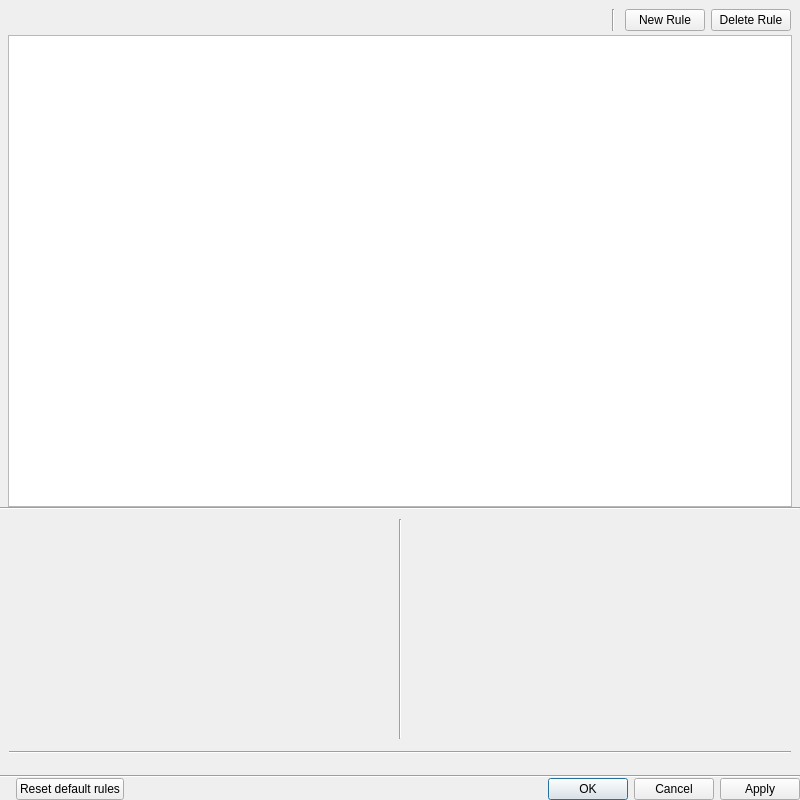
<?xml version="1.0" encoding="UTF-8"?>
<ui version="4.0">
 <class>EventRulesDialog</class>
 <widget class="QDialog" name="EventRulesDialog">
  <property name="geometry">
   <rect>
    <x>0</x>
    <y>0</y>
    <width>800</width>
    <height>800</height>
   </rect>
  </property>
  <property name="minimumSize">
   <size>
    <width>800</width>
    <height>800</height>
   </size>
  </property>
  <property name="maximumSize">
   <size>
    <width>960</width>
    <height>16777215</height>
   </size>
  </property>
  <property name="windowTitle">
   <string>Alarm/Event Rules</string>
  </property>
  <layout class="QVBoxLayout" name="verticalLayout" stretch="0,1,0,0,0,0">
   <property name="spacing">
    <number>0</number>
   </property>
   <property name="leftMargin">
    <number>0</number>
   </property>
   <property name="topMargin">
    <number>0</number>
   </property>
   <property name="rightMargin">
    <number>0</number>
   </property>
   <property name="bottomMargin">
    <number>0</number>
   </property>
   <item>
    <widget class="QWidget" name="headerWidget" native="true">
     <layout class="QHBoxLayout" name="horizontalLayout_2">
      <property name="bottomMargin">
       <number>4</number>
      </property>
      <item>
       <widget class="nx::vms::client::desktop::SearchLineEdit" name="searchLineEdit" native="true">
        <property name="sizePolicy">
         <sizepolicy hsizetype="Expanding" vsizetype="Preferred">
          <horstretch>0</horstretch>
          <verstretch>0</verstretch>
         </sizepolicy>
        </property>
       </widget>
      </item>
      <item>
       <spacer name="horizontalSpacer_3">
        <property name="orientation">
         <enum>Qt::Horizontal</enum>
        </property>
        <property name="sizeType">
         <enum>QSizePolicy::Fixed</enum>
        </property>
        <property name="sizeHint" stdset="0">
         <size>
          <width>4</width>
          <height>0</height>
         </size>
        </property>
       </spacer>
      </item>
      <item>
       <widget class="Line" name="headerSplitter">
        <property name="orientation">
         <enum>Qt::Vertical</enum>
        </property>
       </widget>
      </item>
      <item>
       <spacer name="horizontalSpacer_2">
        <property name="orientation">
         <enum>Qt::Horizontal</enum>
        </property>
        <property name="sizeType">
         <enum>QSizePolicy::Fixed</enum>
        </property>
        <property name="sizeHint" stdset="0">
         <size>
          <width>4</width>
          <height>0</height>
         </size>
        </property>
       </spacer>
      </item>
      <item>
       <widget class="QPushButton" name="newRuleButton">
        <property name="text">
         <string>New Rule</string>
        </property>
       </widget>
      </item>
      <item>
       <widget class="QPushButton" name="deleteRuleButton">
        <property name="text">
         <string>Delete Rule</string>
        </property>
       </widget>
      </item>
     </layout>
    </widget>
   </item>
   <item>
    <widget class="QWidget" name="tableHolder" native="true">
     <layout class="QVBoxLayout" name="verticalLayout_2">
      <property name="leftMargin">
       <number>8</number>
      </property>
      <property name="topMargin">
       <number>0</number>
      </property>
      <property name="rightMargin">
       <number>8</number>
      </property>
      <property name="bottomMargin">
       <number>0</number>
      </property>
      <item>
       <widget class="nx::vms::client::desktop::TableView" name="tableView">
        <property name="frameShadow">
         <enum>QFrame::Raised</enum>
        </property>
        <property name="horizontalScrollBarPolicy">
         <enum>Qt::ScrollBarAlwaysOff</enum>
        </property>
        <property name="showDropIndicator" stdset="0">
         <bool>false</bool>
        </property>
        <property name="dragDropOverwriteMode">
         <bool>false</bool>
        </property>
        <property name="selectionMode">
         <enum>QAbstractItemView::SingleSelection</enum>
        </property>
        <property name="selectionBehavior">
         <enum>QAbstractItemView::SelectRows</enum>
        </property>
        <property name="showGrid">
         <bool>false</bool>
        </property>
        <property name="gridStyle">
         <enum>Qt::NoPen</enum>
        </property>
        <property name="cornerButtonEnabled">
         <bool>false</bool>
        </property>
        <attribute name="verticalHeaderVisible">
         <bool>false</bool>
        </attribute>
        <attribute name="verticalHeaderHighlightSections">
         <bool>false</bool>
        </attribute>
       </widget>
      </item>
     </layout>
    </widget>
   </item>
   <item>
    <widget class="Line" name="line">
     <property name="orientation">
      <enum>Qt::Horizontal</enum>
     </property>
    </widget>
   </item>
   <item>
    <widget class="nx::vms::client::desktop::Panel" name="widget" native="true">
     <layout class="QVBoxLayout" name="verticalLayout_3" stretch="0,0,1">
      <property name="spacing">
       <number>12</number>
      </property>
      <item>
       <widget class="QWidget" name="panelsWidget" native="true">
        <property name="minimumSize">
         <size>
          <width>0</width>
          <height>220</height>
         </size>
        </property>
        <layout class="QHBoxLayout" name="horizontalLayout_3" stretch="1,0,1">
         <property name="spacing">
          <number>16</number>
         </property>
         <property name="leftMargin">
          <number>0</number>
         </property>
         <property name="topMargin">
          <number>0</number>
         </property>
         <property name="rightMargin">
          <number>0</number>
         </property>
         <property name="bottomMargin">
          <number>0</number>
         </property>
         <item>
          <widget class="QWidget" name="eventWidget" native="true">
           <property name="minimumSize">
            <size>
             <width>0</width>
             <height>220</height>
            </size>
           </property>
           <layout class="QVBoxLayout" name="verticalLayout_5">
            <property name="spacing">
             <number>0</number>
            </property>
            <property name="leftMargin">
             <number>0</number>
            </property>
            <property name="topMargin">
             <number>0</number>
            </property>
            <property name="rightMargin">
             <number>0</number>
            </property>
            <property name="bottomMargin">
             <number>0</number>
            </property>
            <item>
             <widget class="nx::vms::client::desktop::vms_rules::EventTypePickerWidget" name="eventTypePicker" native="true"/>
            </item>
            <item>
             <spacer name="verticalSpacer">
              <property name="orientation">
               <enum>Qt::Vertical</enum>
              </property>
              <property name="sizeType">
               <enum>QSizePolicy::Fixed</enum>
              </property>
              <property name="sizeHint" stdset="0">
               <size>
                <width>0</width>
                <height>16</height>
               </size>
              </property>
             </spacer>
            </item>
            <item>
             <widget class="nx::vms::client::desktop::vms_rules::GenericEventParamsWidget" name="genericEventParams" native="true"/>
            </item>
            <item>
             <spacer name="verticalSpacer_2">
              <property name="orientation">
               <enum>Qt::Vertical</enum>
              </property>
              <property name="sizeHint" stdset="0">
               <size>
                <width>0</width>
                <height>0</height>
               </size>
              </property>
             </spacer>
            </item>
           </layout>
          </widget>
         </item>
         <item>
          <widget class="Line" name="panelsSplitter">
           <property name="orientation">
            <enum>Qt::Vertical</enum>
           </property>
          </widget>
         </item>
         <item>
          <widget class="QWidget" name="actionWidget" native="true">
           <property name="minimumSize">
            <size>
             <width>0</width>
             <height>220</height>
            </size>
           </property>
           <layout class="QVBoxLayout" name="verticalLayout_4">
            <property name="spacing">
             <number>0</number>
            </property>
            <property name="leftMargin">
             <number>0</number>
            </property>
            <property name="topMargin">
             <number>0</number>
            </property>
            <property name="rightMargin">
             <number>0</number>
            </property>
            <property name="bottomMargin">
             <number>0</number>
            </property>
            <item>
             <widget class="nx::vms::client::desktop::vms_rules::ActionTypePickerWidget" name="actionTypePicker" native="true"/>
            </item>
            <item>
             <spacer name="verticalSpacer_3">
              <property name="orientation">
               <enum>Qt::Vertical</enum>
              </property>
              <property name="sizeType">
               <enum>QSizePolicy::Fixed</enum>
              </property>
              <property name="sizeHint" stdset="0">
               <size>
                <width>0</width>
                <height>16</height>
               </size>
              </property>
             </spacer>
            </item>
            <item>
             <widget class="nx::vms::client::desktop::vms_rules::ShowNotificationActionParamsWidget" name="showNotificationActionParams" native="true"/>
            </item>
            <item>
             <spacer name="verticalSpacer_4">
              <property name="orientation">
               <enum>Qt::Vertical</enum>
              </property>
             </spacer>
            </item>
           </layout>
          </widget>
         </item>
        </layout>
       </widget>
      </item>
      <item>
       <widget class="Line" name="footerSplitter">
        <property name="orientation">
         <enum>Qt::Horizontal</enum>
        </property>
       </widget>
      </item>
      <item>
       <widget class="nx::vms::client::desktop::vms_rules::EventRulesFooterWidget" name="footerWidget" native="true"/>
      </item>
     </layout>
    </widget>
   </item>
   <item>
    <widget class="Line" name="buttomBoxLine">
     <property name="orientation">
      <enum>Qt::Horizontal</enum>
     </property>
    </widget>
   </item>
   <item>
    <layout class="QHBoxLayout" name="horizontalLayout">
     <property name="leftMargin">
      <number>16</number>
     </property>
     <item>
      <widget class="QPushButton" name="resetDefaultRulesButton">
       <property name="text">
        <string>Reset default rules</string>
       </property>
      </widget>
     </item>
     <item>
      <widget class="QDialogButtonBox" name="buttonBox">
       <property name="orientation">
        <enum>Qt::Horizontal</enum>
       </property>
       <property name="standardButtons">
        <set>QDialogButtonBox::Apply|QDialogButtonBox::Cancel|QDialogButtonBox::Ok</set>
       </property>
       <property name="centerButtons">
        <bool>false</bool>
       </property>
      </widget>
     </item>
    </layout>
   </item>
  </layout>
 </widget>
 <customwidgets>
  <customwidget>
   <class>nx::vms::client::desktop::SearchLineEdit</class>
   <extends>QWidget</extends>
   <header location="global">nx/vms/client/desktop/common/widgets/search_line_edit.h</header>
   <container>1</container>
  </customwidget>
  <customwidget>
   <class>nx::vms::client::desktop::Panel</class>
   <extends>QWidget</extends>
   <header location="global">nx/vms/client/desktop/common/widgets/panel.h</header>
   <container>1</container>
  </customwidget>
  <customwidget>
   <class>nx::vms::client::desktop::TableView</class>
   <extends>QTableView</extends>
   <header location="global">nx/vms/client/desktop/common/widgets/table_view.h</header>
  </customwidget>
  <customwidget>
   <class>nx::vms::client::desktop::vms_rules::EventRulesFooterWidget</class>
   <extends>QWidget</extends>
   <header location="global">nx/vms/client/desktop/vms_rules/dialog_details/event_rules_footer_widget.h</header>
   <container>1</container>
  </customwidget>
  <customwidget>
   <class>nx::vms::client::desktop::vms_rules::EventTypePickerWidget</class>
   <extends>QWidget</extends>
   <header location="global">nx/vms/client/desktop/vms_rules/dialog_details/event_type_picker_widget.h</header>
   <container>1</container>
  </customwidget>
  <customwidget>
   <class>nx::vms::client::desktop::vms_rules::ActionTypePickerWidget</class>
   <extends>QWidget</extends>
   <header location="global">nx/vms/client/desktop/vms_rules/dialog_details/action_type_picker_widget.h</header>
   <container>1</container>
  </customwidget>
  <customwidget>
   <class>nx::vms::client::desktop::vms_rules::GenericEventParamsWidget</class>
   <extends>QWidget</extends>
   <header location="global">nx/vms/client/desktop/vms_rules/dialog_action_event_editors/generic_event_params_widget.h</header>
   <container>1</container>
  </customwidget>
  <customwidget>
   <class>nx::vms::client::desktop::vms_rules::ShowNotificationActionParamsWidget</class>
   <extends>QWidget</extends>
   <header location="global">nx/vms/client/desktop/vms_rules/dialog_action_event_editors/show_notification_action_params_widget.h</header>
   <container>1</container>
  </customwidget>
 </customwidgets>
 <resources/>
 <connections/>
</ui>
